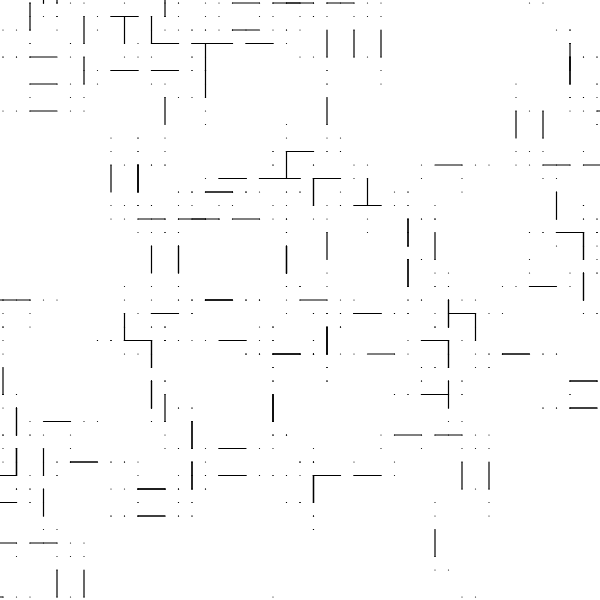
Frame 1 (no input)
Frame 60 (no input): identical to frame 1, image omitted
Frame 120 (the mouse pressed at the canvas centre since frame 60): identical to frame 1, image omitted

The p5.js sketch that drew this single still picture (run headless with seeded random() and noise() and a simulated clock; from frame 60 on, the mouse is pressed at the canvas centre):

// p5.js sketch
// ── sketch.js

// Point = P, Rectangle = R, line = F, Line*4 = D
// You can play around with length, angle, strokeweight, colors,...

let premise = 'P';
  let rules = {
    P:'PfPPFP-PPfP+PFPP+PfP',
  
  }
let bigRule;


let length = 90;
let angle = 90;

function setup() {
  createCanvas(600, 600);
  angleMode(DEGREES);
  bigRule = resolveRules(premise, rules, 3);
  print(bigRule);
  
}

function draw() {
  background('white');
  stroke('black');
  strokeWeight(4);
  //noFill();
  translate(width / 2, height / 2);
  rotate(-90);
  scale(0.3);

  drawShape(bigRule);
   // angle += 1;
  // length += 0.1;
}

function resolveRules(startRule, rules, depth) {
  let endRule = '';
  for (let currentLetter of startRule) {
    if (currentLetter in rules) {
      endRule += rules[currentLetter];
    } else {
      endRule += currentLetter;
    }
  }
  if (depth >= 1) {
    endRule = resolveRules(endRule, rules, depth - 1);
  }
  return endRule;
}


function drawShape(rule)  {
  for (let c of rule) {
    if (c === 'F') {
      line(0, 0, length, 0);
      translate(length, 0);
    } else if (c === 'R') {
      rect(0, 0, length*2, length*2);
      translate(length, length);
    } else if (c === 'P') {
      point(0, 0);
      translate(length/2, 0);
    } else if (c === 'D') {
      line(0, 0, length * 4, 0);
      translate(length*4, 0);
    } else if (c === 'f') {
      translate(0, length, 0);
    } else if (c === '+') {
      rotate(angle);
    } else if (c === '-') {
      rotate(-angle);
    } else if (c === '[') {
      push();
    } else if (c === ']') {
      pop();
    } else if (c === '>') {
      scale(1.2);
    } else if (c === '<') {
      scale(0.8);
   
    }
  }
}
